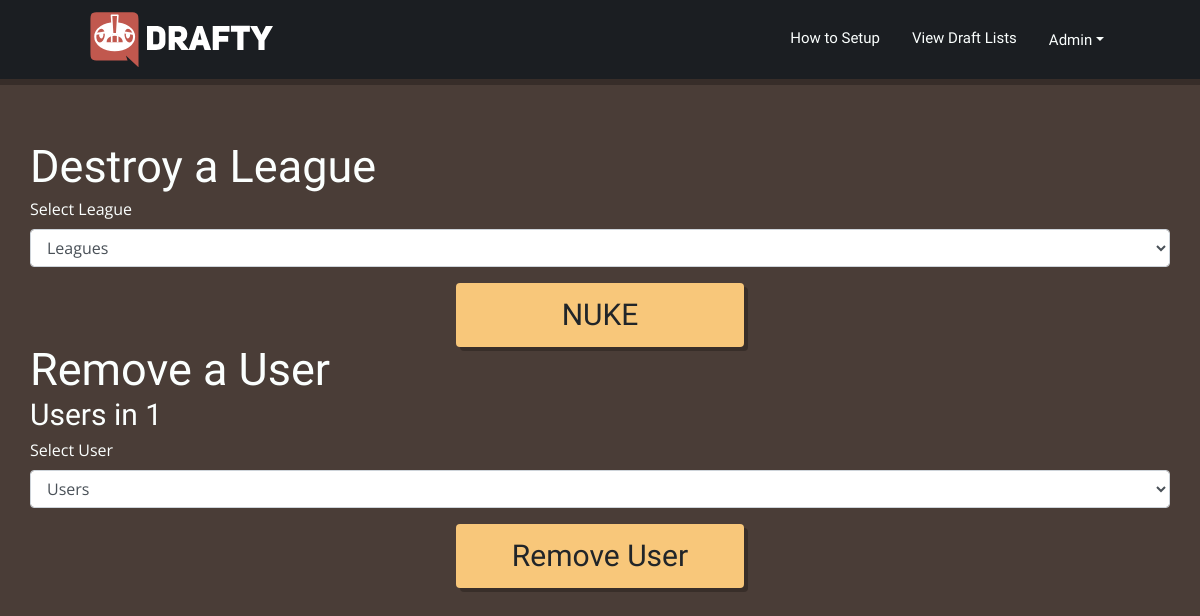
Page /manage_leagues on the earlier database version.
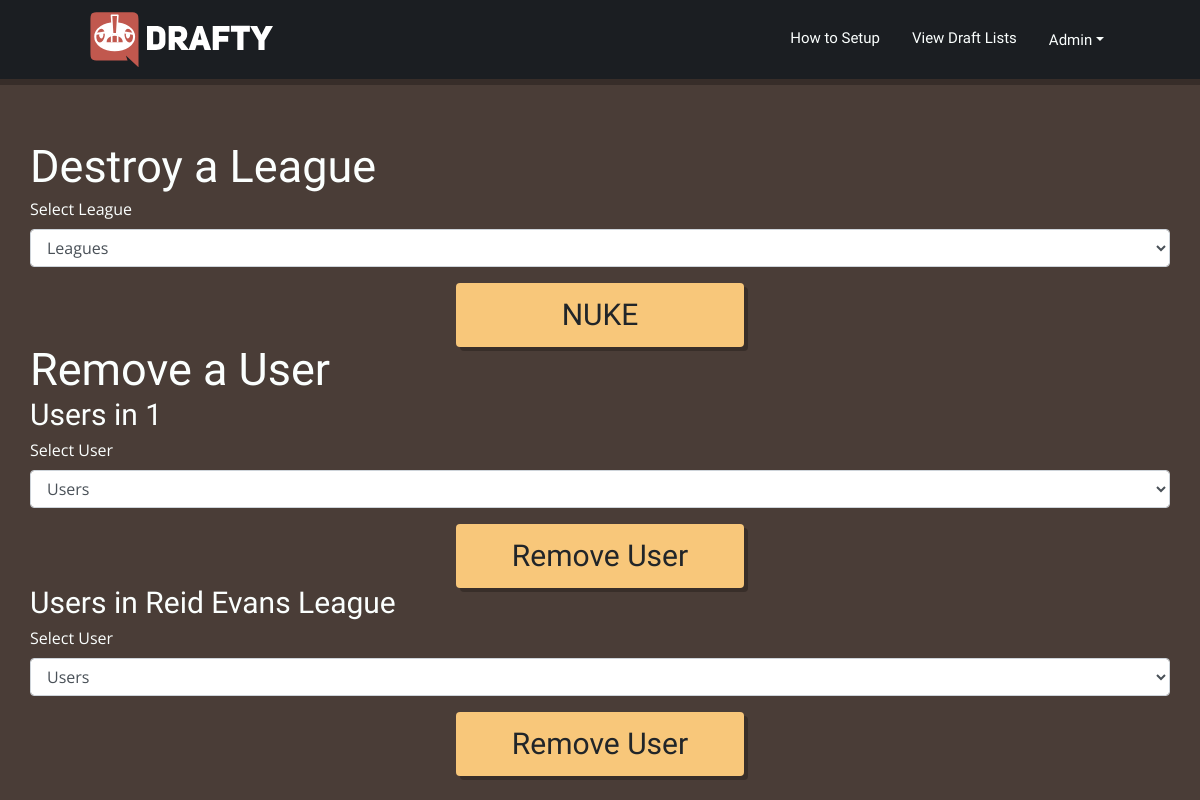
Same page on the later database version.
### db/py/tables.py (models this page shows)
class League(Base):
    __tablename__ = "league"
    id = Column('id', Integer, primary_key=True)
    name = Column('name', String(256), unique=True)
    format =  Column('format', String(20))
    dlist_id = Column('dlist_id', Integer, ForeignKey('draftlist.id'))
    users = relationship("User", cascade="all,delete", backref="league")
    matches_leagues = relationship("MatchLeague", cascade="all,delete", backref="league")

### web_app/__init__.py (the view, shortened to what this page needs)
@app.route('/manage_leagues', methods=["GET", "POST"])
def manage_leagues():
  q = Query(file_path)
  lgs = q.fetch_leagues()
  users = q.fetch_users()
  return render_template('./admin/manage_leagues.html', lgs=lgs, users=users)

### web_app/py/queries.py (called while the page is built)
  def fetch_leagues(self):
    lgs = session.query(League).all()
    return lgs

  def fetch_users(self):
    return session.query(User).all()

### web_app/templates/admin/manage_leagues.html (shortened to what this page needs)
{% extends "_base.html" %}
{% block body %}
<main class="contact">
  <section class="manage-league">
    <div class="container">
      <div class="row align-self-center">
        <h1>Destroy a League</h1>
      </div>
      <form action="#" method="POST">
        <div class="form-group">
        <div class="row align-self-center">
          <label>Select League</label></br>
        </div>
        <div class="row align-self-center">
          <select class="form-control" id="del-league" name="del-league" placeholder="Select a league" required>
            <option value="" selected disabled>Leagues</option>
          </select>
        </div>
      </div>
        <center><button name="del-league" type="submit" class="btn submit-league" id="submit">NUKE</button></center>
      </form>
      <div class="row align-self-center">
        <h1>Remove a User</h1>
      </div>
      <form action="#" method="POST">
        <div class="form-group">
          {% for lg in lgs %}
         <div class="row align-self-center">
        <h2>Users in {{ lg.name }}</h2>
        </div>
        <div class="row align-self-center">
          <label>Select User</label></br>
        </div>
        <div class="row align-self-center">
          <select class="form-control" id="del-user" name="del-user" placeholder="Select a user">
            <option value="" selected disabled>Users</option>
          </select>
        </div>
          <center><button name="del-user" type="submit" class="btn submit-league remove" id="submit">Remove User</button></center>
          {% endfor %}
        </div>
      </form>
    </div>
    </section>
</main>
{% endblock %}

### web_app/templates/_base.html (shortened to what this page needs)
<!DOCTYPE html>
<head>
    <link rel="stylesheet" href="{{url_for('static', filename='node_modules/bootstrap/dist/css/bootstrap.min.css')}}">
    <link rel="stylesheet" href="{{url_for('static', filename='css/style.css')}}">
</head>
<body>
  <header class="header">
    <div class="menu">
      <nav class="navbar fixed-top navbar-expand-lg ">
      <a class="navbar-brand" href="/"><img src="../static/images/logo_text.svg" alt="Image failed to load"></img></a>
      <div class="collapse navbar-collapse" id="navbarNav">
        <ul class="navbar-nav">
          <li class="nav-item">
            <a class="nav-link" href="/how_to_setup">How to Setup</a>
          </li>
          <li class="nav-item">
            <a class="nav-link" href="/draftlists">View Draft Lists</a>
          </li>
          <li class="nav-item dropdown" aria-labelledby="dropdownMenuButton">
            <a class="nav-link dropdown-toggle" id="navbarDropdown" role="button">Admin</a>
          </li>
        </ul>
      </div>
      </nav>
    </div>
  </header>
    {% block body %}{% endblock %}
</body>

### web_app/static/css/partials/_global.css (style rules this page uses)
html,body { margin: 0%; box-sizing: border-box; background-color: var(--dark); width: 100%; height: 100%; font-family:"Open Sans"; overflow-x: hidden; color: var(--my-white); }
h1 { font: normal 500 45px/45px "Work Sans"; }
h2 { font: normal 500 30px/30px "Work Sans"; }
.container { padding-top: 12%; }

### web_app/static/css/navbar.css (style rules this page uses)
.navbar { background-color: var(--my-black); box-shadow: 0px 6px rgba(0, 0, 0, 0.25); }
.header .menu .navbar .navbar-brand { padding: 0 .5rem 0 .5rem; border-radius:100%; }
.header .menu .navbar { padding: .75rem 5rem; }
.header .menu .nav-item .nav-link { font: normal 500 15px/2px "Work Sans"; padding: 1rem; color: var(--my-white); }
.header .menu .navbar-nav a { transition: all 0.25s ease .1s; }
.header .navbar-brand img { width: 12rem; }

### web_app/static/css/admin.css (style rules this page uses)
.btn { background-color: var(--tertiary-color); width: 10rem; box-shadow: 4px 4px rgba(0, 0, 0, 0.25); }
.submit-league { font: normal 500 30px/50px "Work Sans"; width: 18rem; }
.remove { margin-top: 1rem; }

Differences in the rows shown:
added League: name "Reid Evans League"
